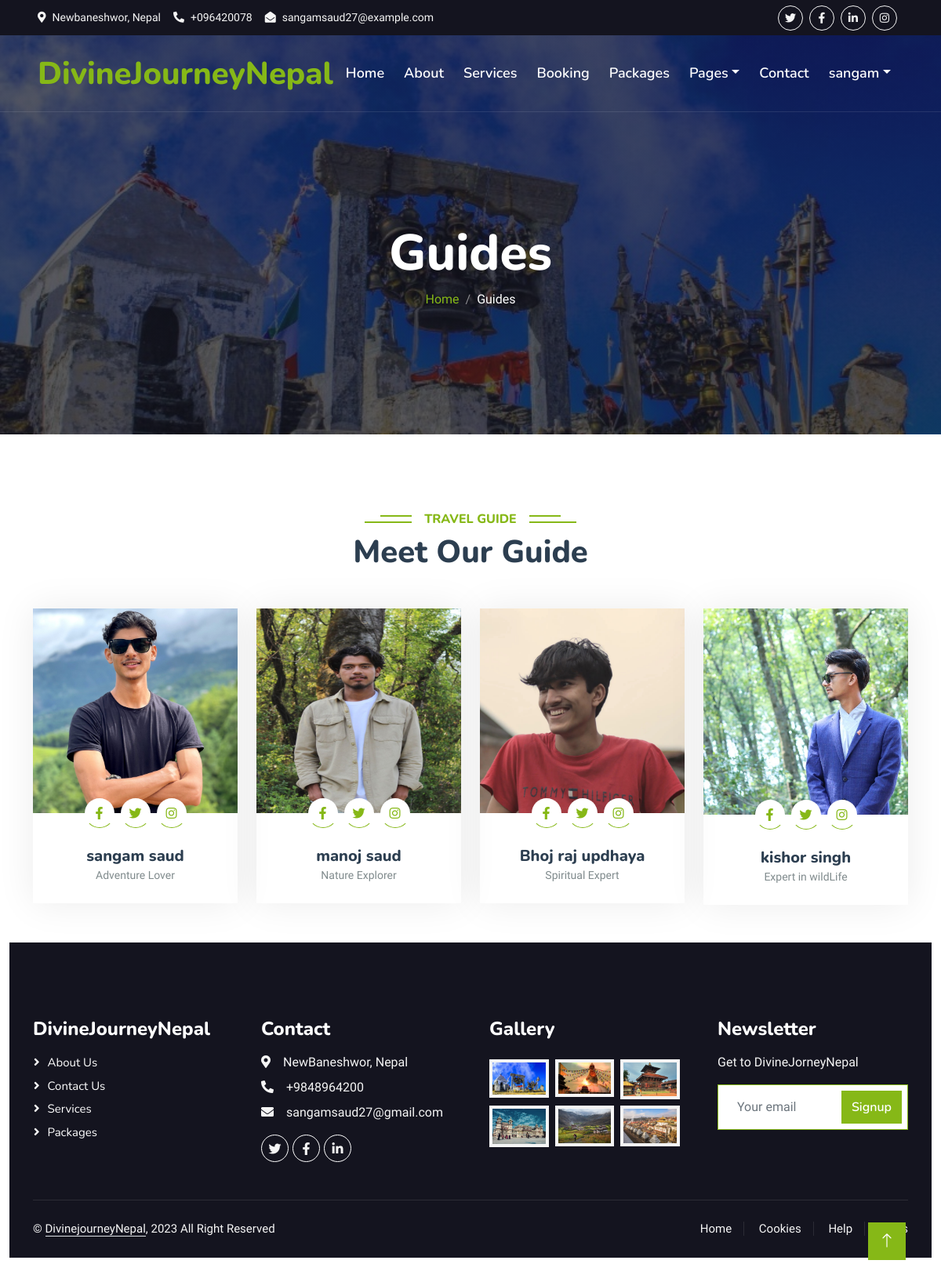
The page /team (signed in) on the database its author committed.
### home/models.py (models this page shows, shortened)
class Team (models.Model):
    name = models.CharField(max_length=300)
    image = models.ImageField(upload_to='media')
    designation = models.CharField(max_length=300)

### home/views.py (the view)
# urls.py: path('team', team, name = 'team'),
def team(request):
    views = {}
    views['teams'] = Team.objects.all()
    return render(request ,'team.html', views)

### templates/team.html
{% extends 'base.html' %}
{% load static %}
{% block content %}
        <div class="container-fluid bg-primary py-5 mb-5 hero-header">
            <div class="container py-5">
                <div class="row justify-content-center py-5">
                    <div class="col-lg-10 pt-lg-5 mt-lg-5 text-center">
                        <h1 class="display-3 text-white animated slideInDown">Guides</h1>
                        <nav aria-label="breadcrumb">
                            <ol class="breadcrumb justify-content-center">
                                <li class="breadcrumb-item"><a href="/">Home</a></li>
                                <li class="breadcrumb-item text-white active" aria-current="page">Guides</li>
                            </ol>
                        </nav>
                    </div>
                </div>
            </div>
        </div>
    </div>
    <div class="container-xxl py-5">
        <div class="container">
            <div class="text-center wow fadeInUp" data-wow-delay="0.1s">
                <h6 class="section-title bg-white text-center text-primary px-3">Travel Guide</h6>
                <h1 class="mb-5">Meet Our Guide</h1>
            </div>
            <div class="row g-4">
                {% for team in teams %}
                <div class="col-lg-3 col-md-6 wow fadeInUp" data-wow-delay="0.1s">
                    <div class="team-item">
                        <div class="overflow-hidden">
                            <img class="img-fluid" src="{{team.image.url}}" alt="">
                        </div>
                        <div class="position-relative d-flex justify-content-center" style="margin-top: -19px;">
                            <a class="btn btn-square mx-1" href="https://www.facebook.com/sangam.saud.33"><i class="fab fa-facebook-f"></i></a>
                            <a class="btn btn-square mx-1" href="https://twitter.com/sangamsaud27"><i class="fab fa-twitter"></i></a>
                            <a class="btn btn-square mx-1" href="https://www.instagram.com/sangamsaud27/"><i class="fab fa-instagram"></i></a>
                        </div>
                        <div class="text-center p-4">
                            <h5 class="mb-0">{{team.name}}</h5>
                            <small>{{team.designation}}</small>
                        </div>
                    </div>
                </div>
            {% endfor %}
        </div>
    </div>
{% endblock %}

### templates/base.html (shortened to what this page needs)
<!DOCTYPE html>
{% load static %}
<html lang="en">
<head>
    <link href="https://cdnjs.cloudflare.com/ajax/libs/font-awesome/5.10.0/css/all.min.css" rel="stylesheet">
    <link href="https://cdn.jsdelivr.net/npm/bootstrap-icons@1.4.1/font/bootstrap-icons.css" rel="stylesheet">
    <link href="{% static 'lib/animate/animate.min.css' %}" rel="stylesheet">
    <link href="{% static 'lib/owlcarousel/assets/owl.carousel.min.css' %}" rel="stylesheet">
    <link href="{% static 'lib/tempusdominus/css/tempusdominus-bootstrap-4.min.css' %}" rel="stylesheet" />
    <link href="{% static 'css/bootstrap.min.css' %}" rel="stylesheet">
    <link href="{% static 'css/style.css' %}" rel="stylesheet">
</head>
<body>
    <div class="container-fluid bg-dark px-5 d-none d-lg-block">
        <div class="row gx-0">
            <div class="col-lg-8 text-center text-lg-start mb-2 mb-lg-0">
                <div class="d-inline-flex align-items-center" style="height: 45px;">
                    <small class="me-3 text-light"><i class="fa fa-map-marker-alt me-2"></i>Newbaneshwor, Nepal</small>
                    <small class="me-3 text-light"><i class="fa fa-phone-alt me-2"></i>+096420078</small>
                    <small class="text-light"><i class="fa fa-envelope-open me-2"></i>sangamsaud27@example.com</small>
                </div>
            </div>
            <div class="col-lg-4 text-center text-lg-end">
                <div class="d-inline-flex align-items-center" style="height: 45px;">
                    <a class="btn btn-sm btn-outline-light btn-sm-square rounded-circle me-2" href="https://twitter.com/sangamsaud27"><i class="fab fa-twitter fw-normal"></i></a>
                    <a class="btn btn-sm btn-outline-light btn-sm-square rounded-circle me-2" href="https://www.facebook.com/sangam.saud.33"><i class="fab fa-facebook-f fw-normal"></i></a>
                    <a class="btn btn-sm btn-outline-light btn-sm-square rounded-circle me-2" href=""><i class="fab fa-linkedin-in fw-normal"></i></a>
                    <a class="btn btn-sm btn-outline-light btn-sm-square rounded-circle me-2" href="https://www.instagram.com/sangamsaud27/"><i class="fab fa-instagram fw-normal"></i></a>
                </div>
            </div>
        </div>
    </div>
    <div class="container-fluid position-relative p-0">
        <nav class="navbar navbar-expand-lg navbar-light px-4 px-lg-5 py-3 py-lg-0">
            <a href="/" class="navbar-brand p-0">
                <h1 class="text-primary m-0">DivineJourneyNepal</h1>
            </a>
            <div class="collapse navbar-collapse" id="navbarCollapse">
                <div class="navbar-nav ms-auto py-0">
                    <a href="/" class="nav-item nav-link ">Home</a>
                    <a href="about" class="nav-item nav-link">About</a>
                    <a href="service" class="nav-item nav-link">Services</a>
                    <a href="booking" class="nav-item nav-link">Booking</a>
                    <a href="package" class="nav-item nav-link">Packages</a>
                    <div class="nav-item dropdown">
                        <a href="#" class="nav-link dropdown-toggle" data-bs-toggle="dropdown">Pages</a>
                    </div>
                    <a href="contact" class="nav-item nav-link">Contact</a>
                </div>
                <div class="btn-group">
                     <div class="navbar-nav ml-auto">
                    {% if user.is_authenticated %}
                    <div class="nav-item dropdown">
                        <a href="#" class="nav-link dropdown-toggle" data-toggle="dropdown">{{user.username}}</a>
                    </div>
                    {% endif %}
                </div>
                </div>
            </div>
        </nav>
    {% block content %}
    {% endblock %}
      <div class="container-fluid bg-dark text-light footer pt-5 mt-5 wow fadeIn" data-wow-delay="0.1s">
        <div class="container py-5">
            <div class="row g-5">
                <div class="col-lg-3 col-md-6">
                    <h4 class="text-white mb-3">DivineJourneyNepal</h4>
                    <a class="btn btn-link" href="about">About Us</a>
                    <a class="btn btn-link" href="contact">Contact Us</a>
                    <a class="btn btn-link" href="service">Services</a>
                    <a class="btn btn-link" href="package">packages</a>
                </div>
                <div class="col-lg-3 col-md-6">
                    <h4 class="text-white mb-3">Contact</h4>
                    <p class="mb-2"><i class="fa fa-map-marker-alt me-3"></i>NewBaneshwor, Nepal</p>
                    <p class="mb-2"><i class="fa fa-phone-alt me-3"></i>+9848964200</p>
                    <p class="mb-2"><i class="fa fa-envelope me-3"></i>sangamsaud27@gmail.com</p>
                    <div class="d-flex pt-2">
                        <a class="btn btn-outline-light btn-social" href="https://twitter.com/sangamsaud27"><i class="fab fa-twitter"></i></a>
                        <a class="btn btn-outline-light btn-social" href="https://www.facebook.com/sangam.saud.33"><i class="fab fa-facebook-f"></i></a>
                        <a class="btn btn-outline-light btn-social" href="https://www.instagram.com/sangamsaud27/"><i class="fab fa-linkedin-in"></i></a>
                    </div>
                </div>
                <div class="col-lg-3 col-md-6">
                    <h4 class="text-white mb-3">Gallery</h4>
                    <div class="row g-2 pt-2">
                        <div class="col-4">
                            <img class="img-fluid bg-light p-1" src="static/img/badimalikaa.jpg" alt="">
                        </div>
                        <div class="col-4">
                            <img class="img-fluid bg-light p-1" src="static/img/Swayambhunath.jpg" alt="">
                        </div>
                        <div class="col-4">
                            <img class="img-fluid bg-light p-1" src="static/img/changunarayan.jpg" alt="">
                        </div>
                        <div class="col-4">
                            <img class="img-fluid bg-light p-1" src="static/img/janakitemple.jpg" alt="">
                        </div>
                        <div class="col-4">
                            <img class="img-fluid bg-light p-1" src="static/img/kharpunath.jpg" alt="">
                        </div>
                        <div class="col-4">
                            <img class="img-fluid bg-light p-1" src="static/img/pashupatinath1.jpg" alt="">
                        </div>
                    </div>
                </div>
                <div class="col-lg-3 col-md-6">
                    <h4 class="text-white mb-3">Newsletter</h4>
                    <p>Get to DivineJorneyNepal</p>
                    <div class="position-relative mx-auto" style="max-width: 400px;">
                        <input class="form-control border-primary w-100 py-3 ps-4 pe-5" type="text" placeholder="Your email">
                        <a href="signup" class="btn btn-primary py-2 position-absolute top-0 end-0 mt-2 me-2">Signup</a>
                    </div>
                </div>
            </div>
        </div>
        <div class="container">
            <div class="copyright">
                <div class="row">
                    <div class="col-md-6 text-center text-md-start mb-3 mb-md-0">
                        &copy; <a class="border-bottom" href="/">DivinejourneyNepal</a>,  2023 All Right Reserved <a class="border-bottom" href="https://htmlcodex.com"></a>
                    </div>
                    <div class="col-md-6 text-center text-md-end">
                        <div class="footer-menu">
                            <a href="">Home</a>
                            <a href="">Cookies</a>
                            <a href="">Help</a>
                            <a href="">FQAs</a>
                        </div>
                    </div>
                </div>
            </div>
        </div>
    </div>
    <a href="#" class="btn btn-lg btn-primary btn-lg-square back-to-top"><i class="bi bi-arrow-up"></i></a>
</body>
</html>

### static/css/style.css (style rules this page uses)
:root { --primary: #86B817; --secondary: #FE8800; --light: #F5F5F5; --dark: #14141F; }
.back-to-top { position: fixed; display: none; right: 45px; bottom: 45px; z-index: 99; }
.btn { font-family: 'Nunito', sans-serif; font-weight: 600; transition: .5s; }
.btn.btn-primary, .btn.btn-secondary { color: #FFFFFF; }
.btn-square { width: 38px; height: 38px; }
.btn-sm-square { width: 32px; height: 32px; }
.btn-lg-square { width: 48px; height: 48px; }
.btn-square, .btn-sm-square, .btn-lg-square { padding: 0; display: flex; align-items: center; justify-content: center; font-weight: normal; border-radius: 0px; }
.navbar-light .navbar-nav .nav-link { font-family: 'Nunito', sans-serif; position: relative; margin-right: 25px; padding: 35px 0; color: #FFFFFF !important; font-size: 18px; font-weight: 600; outline: none; transition: .5s; }
@media (min-width: 992px) { .navbar-light { position: absolute; width: 100%; top: 0; left: 0; border-bottom: 1px solid rgba(256, 256, 256, .1); z-index: 999; } }
@media (min-width: 992px) { .navbar-light .navbar-nav .nav-link::before { position: absolute; content: ""; width: 0; height: 2px; bottom: -1px; left: 50%; background: var(--primary); transition: .5s; } }
.hero-header { background: linear-gradient(rgba(20, 20, 31, .7), rgba(20, 20, 31, .7)), url(../img/badimalikaa.jpg); background-position: center center; background-repeat: no-repeat; background-size: cover; }
.breadcrumb-item + .breadcrumb-item::before { color: rgba(255, 255, 255, .5); }
.section-title { position: relative; display: inline-block; text-transform: uppercase; }
.section-title::before { position: absolute; content: ""; width: calc(100% + 80px); height: 2px; top: 4px; left: -40px; background: var(--primary); z-index: -1; }
.section-title::after { position: absolute; content: ""; width: calc(100% + 120px); height: 2px; bottom: 5px; left: -60px; background: var(--primary); z-index: -1; }
.team-item { box-shadow: 0 0 45px rgba(0, 0, 0, .08); }
.team-item img { transition: .5s; }
.team-item .btn { background: #FFFFFF; color: var(--primary); border-radius: 20px; border-bottom: 1px solid var(--primary); }
.footer .btn.btn-social { margin-right: 5px; width: 35px; height: 35px; display: flex; align-items: center; justify-content: center; color: var(--light); font-weight: normal; border: 1px solid #FFFFFF; border-radius: 35px; transition: .3s; }
.footer .btn.btn-link { display: block; margin-bottom: 5px; padding: 0; text-align: left; color: #FFFFFF; font-size: 15px; font-weight: normal; text-transform: capitalize; transition: .3s; }
.footer .btn.btn-link::before { position: relative; content: "\f105"; font-family: "Font Awesome 5 Free"; font-weight: 900; margin-right: 10px; }
.footer .copyright { padding: 25px 0; font-size: 15px; border-top: 1px solid rgba(256, 256, 256, .1); }
.footer .copyright a { color: var(--light); }
.footer .footer-menu a { margin-right: 15px; padding-right: 15px; border-right: 1px solid rgba(255, 255, 255, .1); }
.footer .footer-menu a:last-child { margin-right: 0; padding-right: 0; border-right: none; }

### rows shown on the page
Team: image (picture), name "sangam saud", designation "Adventure Lover"
Team: image (picture), name "manoj saud", designation "Nature Explorer"
Team: image (picture), name "Bhoj raj updhaya", designation "Spiritual Expert"
Team: image (picture), name "kishor singh", designation "Expert in wildLife"

### other values the page prints
{{ user.username }} "sangam"
